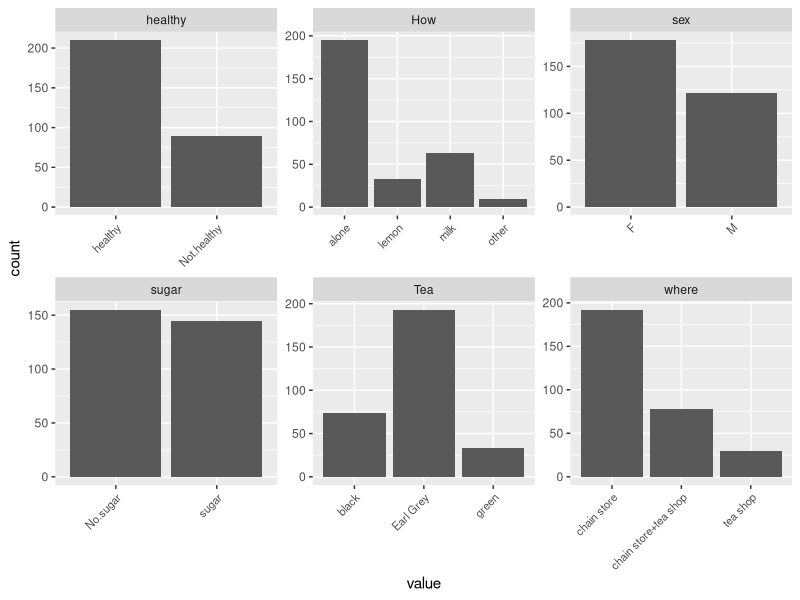
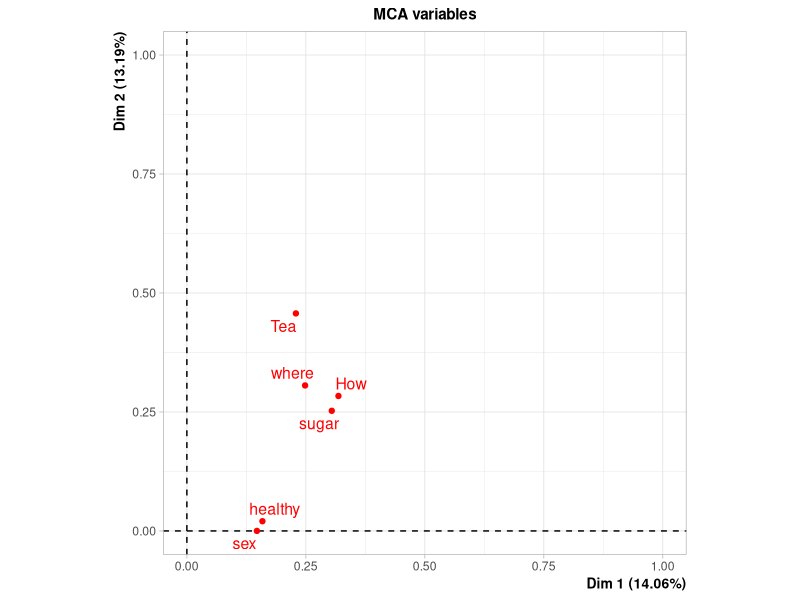
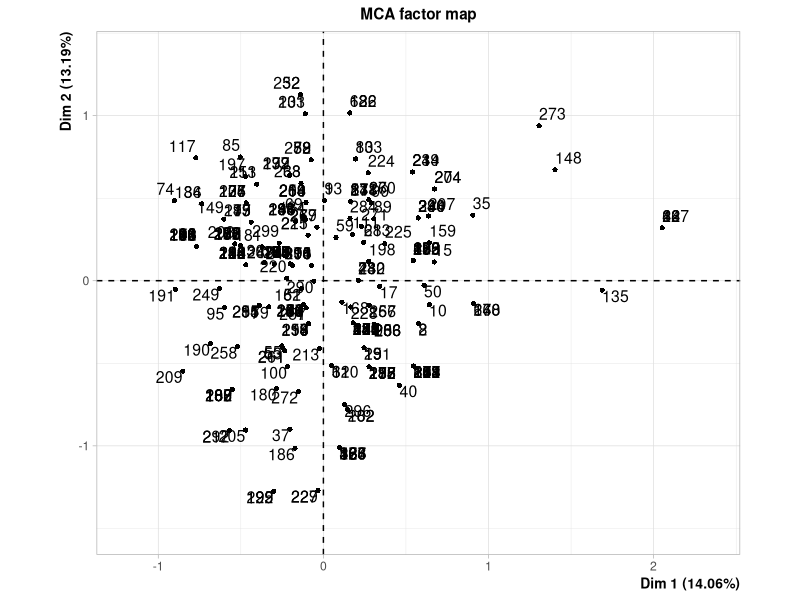
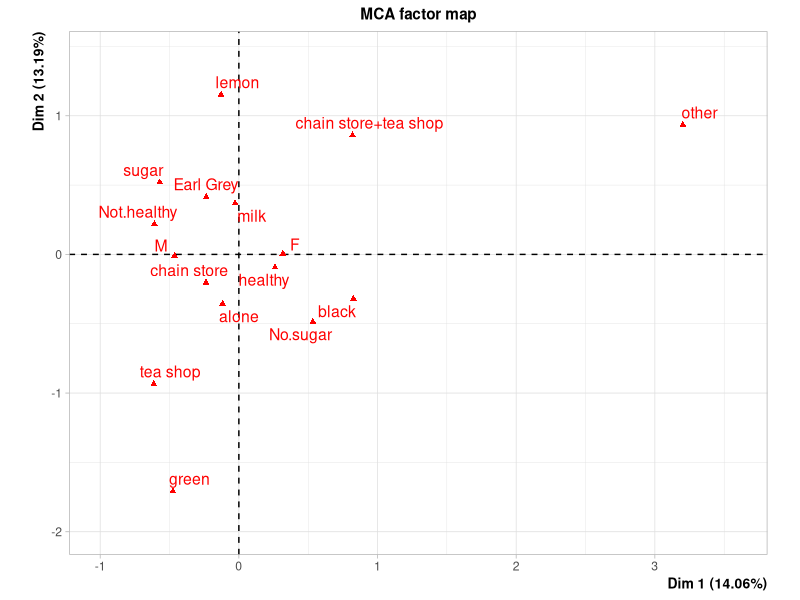

These figures' R source, in order:

# Author: Pingxin Gao
# Created: 25 Nov, 2019
# data source: http://s3.amazonaws.com/assets.datacamp.com/production/course_2218/datasets/human1.txt

# import packages
library(dplyr)
library(stringr)
library(GGally)
library(corrplot)
library(ggplot2)
setwd('/Users/edward/IODS-project/data')


library(FactoMineR)
library(tidyr)
# load the data



data("tea")

glimpse(tea)

cha <- dplyr::select(tea, one_of(c('Tea','How','sugar','where','healthy','sex')))
glimpse(cha)


ggplot(gather(cha), aes(value)) + facet_wrap("key", scales = "free") + geom_bar() + theme(axis.text.x = element_text(angle = 45, hjust = 1, size = 8))
cha_mca <- MCA(cha, graph = FALSE)
summary(cha_mca)


par(mfrow = c(1,3)) # Set some graphical params.
plot(cha_mca, choix = "var", title = "MCA variables") # The variable biplot.
plot(cha_mca, choix = "ind", invisible = "var") # The individuals plot.
plot(cha_mca, choix = "ind", invisible = "ind") # The categories plot.
